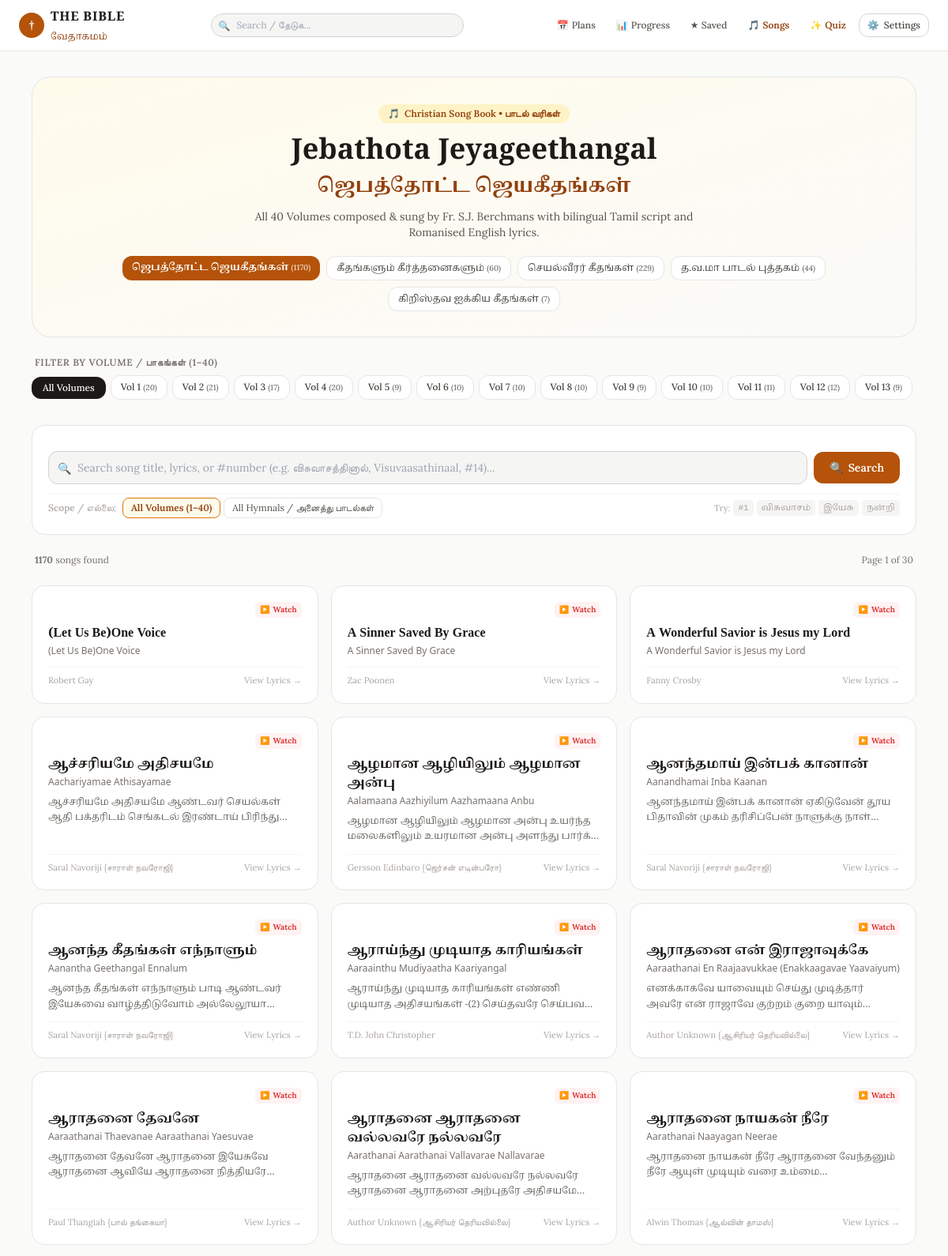
Screenshot of /songs (upper part) with the database file from the repository.
### tables this page shows
CREATE TABLE song_books (
            code TEXT PRIMARY KEY,
            name_ta TEXT NOT NULL,
            name_en TEXT NOT NULL,
            display_order INTEGER DEFAULT 0
        );

CREATE TABLE songs (
            id INTEGER PRIMARY KEY,
            songbook_code TEXT NOT NULL,
            songbook_name_ta TEXT,
            songbook_name_en TEXT,
            volume INTEGER DEFAULT 0,
            volume_name TEXT,
            song_number INTEGER DEFAULT 0,
            title_ta TEXT NOT NULL,
            title_en TEXT NOT NULL,
            alternate_title TEXT,
            lyrics_ta TEXT,
            lyrics_en TEXT,
            lyrics_bilingual TEXT,
            author TEXT,
            youtube_url TEXT
        );

### app/main.py (the view)
@app.get("/songs", response_class=HTMLResponse)
async def songs_directory_page(
    request: Request,
    book: str = Query("jebathota"),
    vol: int = Query(None),
    q: str = Query(""),
    page: int = Query(1, ge=1),
    canon: str = Query(None)
):
    active_canon = resolve_canon(request, canon)
    canon_ctx = get_canon_context(active_canon)
    songbooks = get_song_books()
    volumes = get_song_volumes(book)
    clean_q = q.strip() if q else ""
    page_size = 40
    offset = (page - 1) * page_size
    songs_data = get_songs_list(
        songbook_code=book,
        volume=vol,
        query=clean_q,
        limit=page_size,
        offset=offset
    )
    total_count = songs_data["total_count"]
    total_pages = max(1, (total_count + page_size - 1) // page_size)
    return templates.TemplateResponse(
        request=request,
        name="songs.html",
        context={
            **canon_ctx,
            "songbooks": songbooks,
            "volumes": volumes,
            "active_book": book,
            "active_vol": vol,
            "query": clean_q,
            "songs": songs_data["songs"],
            "total_count": total_count,
            "page": page,
            "total_pages": total_pages,
        },
    )

### templates/songs.html (shortened to what this page needs)
{% extends "base.html" %}
{% block content %}
<div class="max-w-6xl mx-auto px-3 sm:px-4 py-4 sm:py-8 space-y-6">
    <div class="bg-gradient-to-br from-amber-50 to-stone-50 dark:from-stone-900 dark:to-stone-950 border border-stone-200 dark:border-stone-800 rounded-3xl p-5 sm:p-8 text-center space-y-3 relative overflow-hidden shadow-xs">
        <div class="inline-flex items-center gap-1.5 px-3 py-1 rounded-full bg-amber-100 dark:bg-amber-900/40 text-amber-800 dark:text-amber-300 text-xs font-semibold">
            <span>🎵</span> <span>Christian Song Book • பாடல் வரிகள்</span>
        </div>
        <h1 class="font-cinzel text-2xl sm:text-4xl font-bold text-stone-900 dark:text-stone-100">
            Jebathota Jeyageethangal
        </h1>
        <h2 class="font-tamil text-lg sm:text-2xl text-amber-800 dark:text-amber-400 font-semibold" translate="no">
            ஜெபத்தோட்ட ஜெயகீதங்கள்
        </h2>
        <p class="text-xs sm:text-sm text-stone-600 dark:text-stone-400 max-w-xl mx-auto">
            All 40 Volumes composed & sung by Fr. S.J. Berchmans with bilingual Tamil script and Romanised English lyrics.
        </p>
        <div class="pt-2 flex flex-wrap justify-center gap-1.5 sm:gap-2">
            {% for sb in songbooks %}
            <a href="/songs?book={{ sb.code }}{% if canon %}&canon={{ canon }}{% endif %}"
               class="px-3 py-1.5 rounded-xl text-xs font-medium transition cursor-pointer {% if active_book == sb.code %}bg-amber-700 text-white font-semibold shadow-xs{% else %}bg-white dark:bg-stone-800 text-stone-700 dark:text-stone-300 border border-stone-200 dark:border-stone-700 hover:border-amber-600{% endif %}">
                <span class="font-tamil" translate="no">{{ sb.name_ta }}</span>
                <span class="text-[10px] opacity-75">({{ sb.song_count }})</span>
            </a>
            {% endfor %}
        </div>
    </div>
    {% if active_book == 'jebathota' and volumes %}
    <div class="space-y-2">
        <div class="flex items-center justify-between text-xs font-semibold text-stone-500 uppercase tracking-wider px-1">
            <span>Filter by Volume / பாகங்கள் (1–40)</span>
        </div>
        <div class="flex items-center gap-1.5 overflow-x-auto pb-2 scrollbar-none text-xs">
            <a href="/songs?book=jebathota{% if query %}&q={{ query }}{% endif %}{% if canon %}&canon={{ canon }}{% endif %}"
               class="px-3.5 py-1.5 rounded-xl shrink-0 transition font-medium {% if not active_vol %}bg-stone-900 text-white dark:bg-stone-100 dark:text-stone-900 font-bold{% else %}bg-white dark:bg-stone-800 text-stone-700 dark:text-stone-300 border border-stone-200 dark:border-stone-700 hover:border-amber-600{% endif %}">
                All Volumes
            </a>
            {% for v in volumes %}
            <a href="/songs?book=jebathota&vol={{ v.volume }}{% if query %}&q={{ query }}{% endif %}{% if canon %}&canon={{ canon }}{% endif %}"
               class="px-3 py-1.5 rounded-xl shrink-0 transition font-medium {% if active_vol == v.volume %}bg-amber-700 text-white font-bold shadow-xs{% else %}bg-white dark:bg-stone-800 text-stone-700 dark:text-stone-300 border border-stone-200 dark:border-stone-700 hover:border-amber-600{% endif %}">
                Vol {{ v.volume }} <span class="text-[10px] opacity-75">({{ v.count }})</span>
            </a>
            {% endfor %}
        </div>
    </div>
    {% endif %}
    <div class="bg-white dark:bg-stone-900 border border-stone-200 dark:border-stone-800 rounded-2xl p-4 sm:p-5 shadow-xs space-y-3">
        <form id="song-search-form" action="/songs" method="get" class="space-y-3">
            <div class="flex flex-col sm:flex-row gap-2 relative">
                <div class="relative flex-1">
                    <input type="text" id="song-search-input" name="q" value="{{ query }}"
                           placeholder="Search song title, lyrics, or #number (e.g. விசுவாசத்தினால், Visuvaasathinaal, #14)..."
                           autocomplete="off"
                           class="w-full text-xs sm:text-sm bg-stone-100 dark:bg-stone-800 border border-stone-300 dark:border-stone-700 rounded-xl pl-9 pr-8 py-2.5 focus:outline-none focus:ring-2 focus:ring-amber-700 text-stone-900 dark:text-stone-100">
                    <span class="absolute left-3 top-3 text-stone-400 text-xs sm:text-sm">🔍</span>
                </div>
                <div class="flex items-center gap-1.5 shrink-0">
                    <button type="submit" class="w-full sm:w-auto px-5 py-2.5 bg-amber-700 hover:bg-amber-800 text-white rounded-xl text-xs sm:text-sm font-semibold transition cursor-pointer flex items-center justify-center gap-1.5 shadow-xs">
                        <span>🔍</span> <span>Search</span>
                    </button>
                </div>
            </div>
            <div class="flex flex-wrap items-center justify-between gap-2 pt-1 border-t border-stone-100 dark:border-stone-800 text-xs">
                <div class="flex flex-wrap items-center gap-1 text-[11px] sm:text-xs">
                    <span class="text-stone-400 font-medium mr-1">Scope / எல்லை:</span>
                    <label class="inline-flex items-center gap-1 px-2.5 py-1 rounded-lg border cursor-pointer transition {% if not active_vol and active_book != 'all' %}bg-amber-50 dark:bg-amber-950/40 border-amber-600 text-amber-800 dark:text-amber-300 font-semibold{% else %}border-stone-200 dark:border-stone-700 text-stone-600 dark:text-stone-400 hover:bg-stone-50 dark:hover:bg-stone-800{% endif %}">
                        <span>All Volumes (1–40)</span>
                    </label>
                    <label class="inline-flex items-center gap-1 px-2.5 py-1 rounded-lg border cursor-pointer transition {% if active_book == 'all' %}bg-amber-50 dark:bg-amber-950/40 border-amber-600 text-amber-800 dark:text-amber-300 font-semibold{% else %}border-stone-200 dark:border-stone-700 text-stone-600 dark:text-stone-400 hover:bg-stone-50 dark:hover:bg-stone-800{% endif %}">
                        <span>All Hymnals / அனைத்து பாடல்கள்</span>
                    </label>
                </div>
                <div class="hidden md:flex items-center gap-1 text-[11px] text-stone-400">
                    <span>Try:</span>
                    <button type="button" onclick="quickFillSearch('#1')" class="px-1.5 py-0.5 rounded bg-stone-100 dark:bg-stone-800 hover:text-amber-700 font-mono">#1</button>
                    <button type="button" onclick="quickFillSearch('விசுவாசம்')" class="px-1.5 py-0.5 rounded bg-stone-100 dark:bg-stone-800 hover:text-amber-700 font-tamil" translate="no">விசுவாசம்</button>
                    <button type="button" onclick="quickFillSearch('இயேசு')" class="px-1.5 py-0.5 rounded bg-stone-100 dark:bg-stone-800 hover:text-amber-700 font-tamil" translate="no">இயேசு</button>
                    <button type="button" onclick="quickFillSearch('நன்றி')" class="px-1.5 py-0.5 rounded bg-stone-100 dark:bg-stone-800 hover:text-amber-700 font-tamil" translate="no">நன்றி</button>
                </div>
            </div>
        </form>
    </div>
    <div class="flex items-center justify-between text-xs text-stone-500 px-1">
        <div>
            <span><strong>{{ total_count }}</strong> songs found</span>
        </div>
        {% if total_pages > 1 %}
        <span>Page {{ page }} of {{ total_pages }}</span>
        {% endif %}
    </div>
    {% if songs %}
    <div class="grid grid-cols-1 md:grid-cols-2 lg:grid-cols-3 gap-3 sm:gap-4">
        {% for s in songs %}
        <a href="/songs/{{ s.id }}{% if canon %}?canon={{ canon }}{% endif %}"
           class="group bg-white dark:bg-stone-900 border border-stone-200 dark:border-stone-800 hover:border-amber-600/70 rounded-2xl p-4 sm:p-5 shadow-xs hover:shadow-md transition flex flex-col justify-between space-y-3">
            <div class="space-y-2">
                <div class="flex items-center justify-between text-[11px]">
                    {% if s.youtube_url %}
                    <span class="inline-flex items-center gap-1 text-red-600 text-xs font-semibold px-1.5 py-0.5 rounded-md bg-red-50 dark:bg-red-950/40" title="Watch on YouTube">
                        <span class="text-[10px]">▶️</span> <span class="text-[10px] hidden sm:inline">Watch</span>
                    </span>
                    {% endif %}
                </div>
                <div>
                    <h3 class="font-tamil font-bold text-sm sm:text-base text-stone-900 dark:text-stone-100 group-hover:text-amber-700 dark:group-hover:text-amber-400 transition leading-snug" translate="no">
                        {{ s.title_ta }}
                    </h3>
                    <p class="font-sans text-xs text-stone-500 font-medium mt-0.5">
                        {{ s.title_en }}
                    </p>
                </div>
                {% if s.snippet_ta %}
                <p class="font-tamil text-xs text-stone-600 dark:text-stone-400 line-clamp-2 leading-relaxed opacity-90" translate="no">
                    {{ s.snippet_ta }}...
                </p>
                {% endif %}
            </div>
            <div class="pt-2 border-t border-stone-100 dark:border-stone-800 flex items-center justify-between text-[11px] text-stone-400 group-hover:text-amber-700 transition">
                <span>{{ s.author or "Fr. S.J. Berchmans" }}</span>
                <span>View Lyrics →</span>
            </div>
        </a>
        {% endfor %}
    </div>
    {% endif %}
</div>
{% endblock %}

### templates/base.html (shortened to what this page needs)
<!DOCTYPE html>
<html lang="ta" translate="no" class="notranslate scroll-smooth">
<head>
    <script src="https://cdn.tailwindcss.com"></script>
</head>
<body translate="no" class="notranslate bg-stone-50 text-stone-900 dark:bg-stone-950 dark:text-stone-100 transition-colors duration-200 min-h-screen flex flex-col font-serif">
    <header id="site-header" class="sticky top-0 z-40 bg-white/95 dark:bg-stone-900/95 backdrop-blur-md border-b border-stone-200 dark:border-stone-800 transition-all duration-300">
        <div class="max-w-7xl mx-auto px-3 sm:px-6 h-14 sm:h-16 flex items-center justify-between gap-2">
            <a href="/" class="flex items-center space-x-2 shrink-0">
                <span class="w-7 h-7 sm:w-8 sm:h-8 rounded-full bg-amber-700 text-white flex items-center justify-center font-cinzel font-bold text-xs sm:text-sm shadow-xs">†</span>
                <div>
                    <span class="font-cinzel tracking-wider text-sm sm:text-base font-bold block leading-none">THE BIBLE</span>
                    <span class="font-tamil text-[10px] sm:text-xs text-amber-800 dark:text-amber-400 leading-none notranslate" translate="no">வேதாகமம்</span>
                </div>
            </a>
            <form action="/search" method="get" class="hidden md:flex flex-1 max-w-xs mx-3">
                <div class="relative w-full">
                    <input type="text" name="q" placeholder="Search / தேடுக..."
                           class="w-full text-xs bg-stone-100 dark:bg-stone-800 border border-stone-300 dark:border-stone-700 rounded-full pl-8 pr-3 py-1.5 focus:outline-none focus:ring-1 focus:ring-amber-700">
                    <span class="absolute left-2.5 top-2 text-stone-400 text-xs">🔍</span>
                </div>
            </form>
            <div class="hidden sm:flex items-center space-x-1 sm:space-x-1.5 text-xs shrink-0">
                <a href="/plans" class="p-1.5 sm:px-2.5 sm:py-1.5 rounded-lg hover:bg-stone-100 dark:hover:bg-stone-800 text-stone-600 dark:text-stone-300 flex items-center gap-1 font-medium" title="Reading Plans">
                    <span>📅</span> <span class="hidden md:inline">Plans</span>
                </a>
                <a href="/progress" class="p-1.5 sm:px-2.5 sm:py-1.5 rounded-lg hover:bg-stone-100 dark:hover:bg-stone-800 text-stone-600 dark:text-stone-300 flex items-center gap-1 font-medium" title="Reading Progress">
                    <span>📊</span> <span class="hidden md:inline">Progress</span>
                </a>
                <a href="/bookmarks" class="p-1.5 sm:px-2.5 sm:py-1.5 rounded-lg hover:bg-stone-100 dark:hover:bg-stone-800 text-stone-600 dark:text-stone-300 flex items-center gap-1 font-medium" title="Saved Verses">
                    <span>★</span> <span class="hidden md:inline">Saved</span>
                </a>
                <a href="/songs{% if canon %}?canon={{ canon }}{% endif %}" class="p-1.5 sm:px-2.5 sm:py-1.5 rounded-lg hover:bg-amber-50 dark:hover:bg-stone-800 text-amber-800 dark:text-amber-400 flex items-center gap-1 font-semibold" title="Song Lyrics / பாடல் வரிகள்">
                    <span>🎵</span> <span class="hidden md:inline">Songs</span>
                </a>
                <a href="/quiz" class="p-1.5 sm:px-2.5 sm:py-1.5 rounded-lg hover:bg-amber-50 dark:hover:bg-stone-800 text-amber-800 dark:text-amber-400 flex items-center gap-1 font-semibold" title="Bible Quiz & Trivia">
                    <span>✨</span> <span class="hidden md:inline">Quiz</span>
                </a>
                <button onclick="toggleSettingsModal()"
                        class="relative p-1.5 sm:px-2.5 py-1.5 rounded-xl border border-stone-300 dark:border-stone-700 hover:border-amber-600 text-stone-700 dark:text-stone-300 transition cursor-pointer flex items-center gap-1.5 text-xs"
                        title="Appearance & Settings">
                    <span>⚙️</span>
                    <span class="hidden lg:inline font-medium">Settings</span>
                </button>
            </div>
        </div>
    </header>
    <main class="flex-1 pb-20 sm:pb-0">
        {% block content %}{% endblock %}
    </main>
</body>
</html>

### templates/base.html (style rules this page uses)
:root { --reader-font-size: 18px; }
.font-tamil { font-family: 'Noto Serif Tamil', serif; line-height: 2.1; }
.verse-text-ta, .verse-ta, .font-tamil { line-height: 1.95 !important; }

### rows the page displays
song_books: name_ta "ஜெபத்தோட்ட ஜெயகீதங்கள்", song_count "1170"
song_books: name_ta "கீதங்களும் கீர்த்தனைகளும்", song_count "60"
song_books: name_ta "செயல்வீரர் கீதங்கள்", song_count "229"
song_books: name_ta "த.வ.மா பாடல் புத்தகம்", song_count "44"
song_books: name_ta "கிறிஸ்தவ ஐக்கிய கீதங்கள்", song_count "7"
songs: shows "Watch", title_ta "(Let Us Be)One Voice", title_en "(Let Us Be)One Voice", author "Robert Gay"
songs: shows "Watch", title_ta "A Sinner Saved By Grace", title_en "A Sinner Saved By Grace", author "Zac Poonen"
songs: shows "Watch", title_ta "A Wonderful Savior is Jesus my Lord", title_en "A Wonderful Savior is Jesus my Lord", author "Fanny Crosby"
songs: shows "Watch", title_ta "ஆச்சரியமே அதிசயமே", title_en "Aachariyamae Athisayamae", snippet_ta "ஆச்சரியமே அதிசயமே ஆண்டவர் செயல்கள் ஆதி பக்தரிடம் செங்கடல் இரண்டாய்…", author "Saral Navoriji {சாராள் நவரோஜி}"
songs: shows "Watch", title_ta "ஆழமான ஆழியிலும் ஆழமான அன்பு", title_en "Aalamaana Aazhiyilum Aazhamaana Anbu", snippet_ta "ஆழமான ஆழியிலும் ஆழமான அன்பு உயர்ந்த மலைகளிலும் உயரமான அன்பு அளந்து…", author "Gersson Edinbaro {ஜெர்சன் எடின்பரோ}"
songs: shows "Watch", title_ta "ஆனந்தமாய் இன்பக் கானான்", title_en "Aanandhamai Inba Kaanan", snippet_ta "ஆனந்தமாய் இன்பக் கானான் ஏகிடுவேன் தூய பிதாவின் முகம் தரிசிப்பேன் நாளுக்கு…", author "Saral Navoriji {சாராள் நவரோஜி}"
songs: shows "Watch", title_ta "ஆனந்த கீதங்கள் எந்நாளும்", title_en "Aanantha Geethangal Ennalum", snippet_ta "ஆனந்த கீதங்கள் எந்நாளும் பாடி ஆண்டவர் இயேசுவை வாழ்த்திடுவோம்…", author "Saral Navoriji {சாராள் நவரோஜி}"
songs: shows "Watch", title_ta "ஆராய்ந்து முடியாத காரியங்கள்", title_en "Aaraainthu Mudiyaatha Kaariyangal", snippet_ta "ஆராய்ந்து முடியாத காரியங்கள் எண்ணி முடியாத அதிசயங்கள் -(2) செய்தவரே…", author "T.D. John Christopher"
songs: shows "Watch", title_ta "ஆராதனை என் இராஜாவுக்கே", title_en "Aaraathanai En Raajaavukkae (Enakkaagavae Yaavaiyum)", snippet_ta "எனக்காகவே யாவையும் செய்து முடித்தார் அவரே என் ராஜாவே குற்றம் குறை…", author "Author Unknown {ஆசிரியர் தெரியவில்லை}"
songs: shows "Watch", title_ta "ஆராதனை தேவனே", title_en "Aaraathanai Thaevanae Aaraathanai Yaesuvae", snippet_ta "ஆராதனை தேவனே ஆராதனை இயேசுவே ஆராதனை ஆவியே ஆராதனை…", author "Paul Thangiah {பால் தங்கையா}"
songs: shows "Watch", title_ta "ஆராதனை ஆராதனை வல்லவரே நல்லவரே", title_en "Aarathanai Aarathanai Vallavarae Nallavarae", snippet_ta "ஆராதனை ஆராதனை வ‌ல்ல‌வ‌ரே ந‌ல்ல‌வ‌ரே ஆராதனை ஆராதனை அற்புத‌ரே…", author "Author Unknown {ஆசிரியர் தெரியவில்லை}"
songs: shows "Watch", title_ta "ஆராதனை நாயகன் நீரே", title_en "Aarathanai Naayagan Neerae", snippet_ta "ஆராதனை நாயகன் நீரே ஆராதனை வேந்தனும் நீரே ஆயுள் முடியும் வரை…", author "Alwin Thomas {ஆல்வின் தாமஸ்}"

### other values shown
{{ v.volume }} "1" "2" "3" "4" "5" "6" "7" "8" "9" "10" "11" "12" "13"
{{ v.count }} "20" "21" "17" "20" "9" "10" "10" "10" "9" "10" "11" "12" "9"
{{ total_count }} "1170"
{{ page }} "1"
{{ total_pages }} "30"
